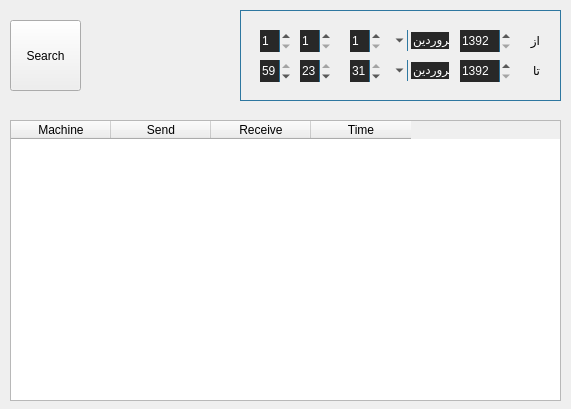
<?xml version="1.0" encoding="UTF-8"?>
<ui version="4.0">
 <class>VReportWindow</class>
 <widget class="QWidget" name="VReportWindow">
  <property name="geometry">
   <rect>
    <x>0</x>
    <y>0</y>
    <width>571</width>
    <height>409</height>
   </rect>
  </property>
  <property name="windowTitle">
   <string>Report</string>
  </property>
  <widget class="QFrame" name="frmDateTime">
   <property name="geometry">
    <rect>
     <x>240</x>
     <y>10</y>
     <width>321</width>
     <height>91</height>
    </rect>
   </property>
   <property name="minimumSize">
    <size>
     <width>0</width>
     <height>0</height>
    </size>
   </property>
   <property name="maximumSize">
    <size>
     <width>16777215</width>
     <height>16777215</height>
    </size>
   </property>
   <property name="palette">
    <palette>
     <active>
      <colorrole role="Base">
       <brush brushstyle="SolidPattern">
        <color alpha="255">
         <red>40</red>
         <green>40</green>
         <blue>40</blue>
        </color>
       </brush>
      </colorrole>
      <colorrole role="Window">
       <brush brushstyle="SolidPattern">
        <color alpha="255">
         <red>60</red>
         <green>154</green>
         <blue>207</blue>
        </color>
       </brush>
      </colorrole>
     </active>
     <inactive>
      <colorrole role="Base">
       <brush brushstyle="SolidPattern">
        <color alpha="255">
         <red>40</red>
         <green>40</green>
         <blue>40</blue>
        </color>
       </brush>
      </colorrole>
      <colorrole role="Window">
       <brush brushstyle="SolidPattern">
        <color alpha="255">
         <red>60</red>
         <green>154</green>
         <blue>207</blue>
        </color>
       </brush>
      </colorrole>
     </inactive>
     <disabled>
      <colorrole role="Base">
       <brush brushstyle="SolidPattern">
        <color alpha="255">
         <red>60</red>
         <green>154</green>
         <blue>207</blue>
        </color>
       </brush>
      </colorrole>
      <colorrole role="Window">
       <brush brushstyle="SolidPattern">
        <color alpha="255">
         <red>60</red>
         <green>154</green>
         <blue>207</blue>
        </color>
       </brush>
      </colorrole>
     </disabled>
    </palette>
   </property>
   <property name="frameShape">
    <enum>QFrame::StyledPanel</enum>
   </property>
   <property name="frameShadow">
    <enum>QFrame::Raised</enum>
   </property>
   <widget class="QSpinBox" name="spbYear">
    <property name="geometry">
     <rect>
      <x>220</x>
      <y>20</y>
      <width>51</width>
      <height>22</height>
     </rect>
    </property>
    <property name="palette">
     <palette>
      <active>
       <colorrole role="Text">
        <brush brushstyle="SolidPattern">
         <color alpha="255">
          <red>255</red>
          <green>255</green>
          <blue>255</blue>
         </color>
        </brush>
       </colorrole>
      </active>
      <inactive>
       <colorrole role="Text">
        <brush brushstyle="SolidPattern">
         <color alpha="255">
          <red>255</red>
          <green>255</green>
          <blue>255</blue>
         </color>
        </brush>
       </colorrole>
      </inactive>
      <disabled>
       <colorrole role="Text">
        <brush brushstyle="SolidPattern">
         <color alpha="255">
          <red>169</red>
          <green>167</green>
          <blue>167</blue>
         </color>
        </brush>
       </colorrole>
      </disabled>
     </palette>
    </property>
    <property name="toolTip">
     <string>سال</string>
    </property>
    <property name="frame">
     <bool>false</bool>
    </property>
    <property name="prefix">
     <string/>
    </property>
    <property name="minimum">
     <number>1392</number>
    </property>
    <property name="maximum">
     <number>1400</number>
    </property>
   </widget>
   <widget class="QSpinBox" name="spbDay">
    <property name="geometry">
     <rect>
      <x>110</x>
      <y>20</y>
      <width>31</width>
      <height>22</height>
     </rect>
    </property>
    <property name="palette">
     <palette>
      <active>
       <colorrole role="Text">
        <brush brushstyle="SolidPattern">
         <color alpha="255">
          <red>255</red>
          <green>255</green>
          <blue>255</blue>
         </color>
        </brush>
       </colorrole>
      </active>
      <inactive>
       <colorrole role="Text">
        <brush brushstyle="SolidPattern">
         <color alpha="255">
          <red>255</red>
          <green>255</green>
          <blue>255</blue>
         </color>
        </brush>
       </colorrole>
      </inactive>
      <disabled>
       <colorrole role="Text">
        <brush brushstyle="SolidPattern">
         <color alpha="255">
          <red>169</red>
          <green>167</green>
          <blue>167</blue>
         </color>
        </brush>
       </colorrole>
      </disabled>
     </palette>
    </property>
    <property name="toolTip">
     <string>روز</string>
    </property>
    <property name="frame">
     <bool>false</bool>
    </property>
    <property name="minimum">
     <number>1</number>
    </property>
    <property name="maximum">
     <number>31</number>
    </property>
   </widget>
   <widget class="QSpinBox" name="spbHour">
    <property name="geometry">
     <rect>
      <x>60</x>
      <y>20</y>
      <width>31</width>
      <height>22</height>
     </rect>
    </property>
    <property name="palette">
     <palette>
      <active>
       <colorrole role="Text">
        <brush brushstyle="SolidPattern">
         <color alpha="255">
          <red>255</red>
          <green>255</green>
          <blue>255</blue>
         </color>
        </brush>
       </colorrole>
      </active>
      <inactive>
       <colorrole role="Text">
        <brush brushstyle="SolidPattern">
         <color alpha="255">
          <red>255</red>
          <green>255</green>
          <blue>255</blue>
         </color>
        </brush>
       </colorrole>
      </inactive>
      <disabled>
       <colorrole role="Text">
        <brush brushstyle="SolidPattern">
         <color alpha="255">
          <red>169</red>
          <green>167</green>
          <blue>167</blue>
         </color>
        </brush>
       </colorrole>
      </disabled>
     </palette>
    </property>
    <property name="toolTip">
     <string>ساعت</string>
    </property>
    <property name="frame">
     <bool>false</bool>
    </property>
    <property name="minimum">
     <number>1</number>
    </property>
    <property name="maximum">
     <number>23</number>
    </property>
    <property name="value">
     <number>1</number>
    </property>
   </widget>
   <widget class="QSpinBox" name="spbMinute">
    <property name="geometry">
     <rect>
      <x>20</x>
      <y>20</y>
      <width>31</width>
      <height>22</height>
     </rect>
    </property>
    <property name="palette">
     <palette>
      <active>
       <colorrole role="Text">
        <brush brushstyle="SolidPattern">
         <color alpha="255">
          <red>255</red>
          <green>255</green>
          <blue>255</blue>
         </color>
        </brush>
       </colorrole>
      </active>
      <inactive>
       <colorrole role="Text">
        <brush brushstyle="SolidPattern">
         <color alpha="255">
          <red>255</red>
          <green>255</green>
          <blue>255</blue>
         </color>
        </brush>
       </colorrole>
      </inactive>
      <disabled>
       <colorrole role="Text">
        <brush brushstyle="SolidPattern">
         <color alpha="255">
          <red>169</red>
          <green>167</green>
          <blue>167</blue>
         </color>
        </brush>
       </colorrole>
      </disabled>
     </palette>
    </property>
    <property name="toolTip">
     <string>دقیقه</string>
    </property>
    <property name="frame">
     <bool>false</bool>
    </property>
    <property name="minimum">
     <number>1</number>
    </property>
    <property name="maximum">
     <number>59</number>
    </property>
    <property name="value">
     <number>1</number>
    </property>
   </widget>
   <widget class="QSpinBox" name="spbYear2">
    <property name="geometry">
     <rect>
      <x>220</x>
      <y>50</y>
      <width>51</width>
      <height>22</height>
     </rect>
    </property>
    <property name="palette">
     <palette>
      <active>
       <colorrole role="Text">
        <brush brushstyle="SolidPattern">
         <color alpha="255">
          <red>255</red>
          <green>255</green>
          <blue>255</blue>
         </color>
        </brush>
       </colorrole>
      </active>
      <inactive>
       <colorrole role="Text">
        <brush brushstyle="SolidPattern">
         <color alpha="255">
          <red>255</red>
          <green>255</green>
          <blue>255</blue>
         </color>
        </brush>
       </colorrole>
      </inactive>
      <disabled>
       <colorrole role="Text">
        <brush brushstyle="SolidPattern">
         <color alpha="255">
          <red>169</red>
          <green>167</green>
          <blue>167</blue>
         </color>
        </brush>
       </colorrole>
      </disabled>
     </palette>
    </property>
    <property name="toolTip">
     <string>سال</string>
    </property>
    <property name="frame">
     <bool>false</bool>
    </property>
    <property name="minimum">
     <number>1392</number>
    </property>
    <property name="maximum">
     <number>1400</number>
    </property>
   </widget>
   <widget class="QSpinBox" name="spbDay2">
    <property name="geometry">
     <rect>
      <x>110</x>
      <y>50</y>
      <width>31</width>
      <height>22</height>
     </rect>
    </property>
    <property name="palette">
     <palette>
      <active>
       <colorrole role="Text">
        <brush brushstyle="SolidPattern">
         <color alpha="255">
          <red>255</red>
          <green>255</green>
          <blue>255</blue>
         </color>
        </brush>
       </colorrole>
      </active>
      <inactive>
       <colorrole role="Text">
        <brush brushstyle="SolidPattern">
         <color alpha="255">
          <red>255</red>
          <green>255</green>
          <blue>255</blue>
         </color>
        </brush>
       </colorrole>
      </inactive>
      <disabled>
       <colorrole role="Text">
        <brush brushstyle="SolidPattern">
         <color alpha="255">
          <red>169</red>
          <green>167</green>
          <blue>167</blue>
         </color>
        </brush>
       </colorrole>
      </disabled>
     </palette>
    </property>
    <property name="toolTip">
     <string>روز</string>
    </property>
    <property name="frame">
     <bool>false</bool>
    </property>
    <property name="minimum">
     <number>1</number>
    </property>
    <property name="maximum">
     <number>31</number>
    </property>
    <property name="value">
     <number>31</number>
    </property>
   </widget>
   <widget class="QSpinBox" name="spbHour2">
    <property name="geometry">
     <rect>
      <x>60</x>
      <y>50</y>
      <width>31</width>
      <height>22</height>
     </rect>
    </property>
    <property name="palette">
     <palette>
      <active>
       <colorrole role="Text">
        <brush brushstyle="SolidPattern">
         <color alpha="255">
          <red>255</red>
          <green>255</green>
          <blue>255</blue>
         </color>
        </brush>
       </colorrole>
      </active>
      <inactive>
       <colorrole role="Text">
        <brush brushstyle="SolidPattern">
         <color alpha="255">
          <red>255</red>
          <green>255</green>
          <blue>255</blue>
         </color>
        </brush>
       </colorrole>
      </inactive>
      <disabled>
       <colorrole role="Text">
        <brush brushstyle="SolidPattern">
         <color alpha="255">
          <red>169</red>
          <green>167</green>
          <blue>167</blue>
         </color>
        </brush>
       </colorrole>
      </disabled>
     </palette>
    </property>
    <property name="toolTip">
     <string>ساعت</string>
    </property>
    <property name="frame">
     <bool>false</bool>
    </property>
    <property name="minimum">
     <number>1</number>
    </property>
    <property name="maximum">
     <number>23</number>
    </property>
    <property name="value">
     <number>23</number>
    </property>
   </widget>
   <widget class="QSpinBox" name="spbMinute2">
    <property name="geometry">
     <rect>
      <x>20</x>
      <y>50</y>
      <width>31</width>
      <height>22</height>
     </rect>
    </property>
    <property name="palette">
     <palette>
      <active>
       <colorrole role="Text">
        <brush brushstyle="SolidPattern">
         <color alpha="255">
          <red>255</red>
          <green>255</green>
          <blue>255</blue>
         </color>
        </brush>
       </colorrole>
      </active>
      <inactive>
       <colorrole role="Text">
        <brush brushstyle="SolidPattern">
         <color alpha="255">
          <red>255</red>
          <green>255</green>
          <blue>255</blue>
         </color>
        </brush>
       </colorrole>
      </inactive>
      <disabled>
       <colorrole role="Text">
        <brush brushstyle="SolidPattern">
         <color alpha="255">
          <red>169</red>
          <green>167</green>
          <blue>167</blue>
         </color>
        </brush>
       </colorrole>
      </disabled>
     </palette>
    </property>
    <property name="toolTip">
     <string>دقیقه</string>
    </property>
    <property name="frame">
     <bool>false</bool>
    </property>
    <property name="minimum">
     <number>1</number>
    </property>
    <property name="maximum">
     <number>59</number>
    </property>
    <property name="value">
     <number>59</number>
    </property>
   </widget>
   <widget class="QComboBox" name="cmbMonth">
    <property name="geometry">
     <rect>
      <x>150</x>
      <y>20</y>
      <width>61</width>
      <height>21</height>
     </rect>
    </property>
    <property name="palette">
     <palette>
      <active>
       <colorrole role="Text">
        <brush brushstyle="SolidPattern">
         <color alpha="255">
          <red>255</red>
          <green>255</green>
          <blue>255</blue>
         </color>
        </brush>
       </colorrole>
      </active>
      <inactive>
       <colorrole role="Text">
        <brush brushstyle="SolidPattern">
         <color alpha="255">
          <red>255</red>
          <green>255</green>
          <blue>255</blue>
         </color>
        </brush>
       </colorrole>
      </inactive>
      <disabled>
       <colorrole role="Text">
        <brush brushstyle="SolidPattern">
         <color alpha="255">
          <red>169</red>
          <green>167</green>
          <blue>167</blue>
         </color>
        </brush>
       </colorrole>
      </disabled>
     </palette>
    </property>
    <property name="toolTip">
     <string>ماه</string>
    </property>
    <property name="layoutDirection">
     <enum>Qt::RightToLeft</enum>
    </property>
    <property name="editable">
     <bool>true</bool>
    </property>
    <property name="frame">
     <bool>false</bool>
    </property>
    <item>
     <property name="text">
      <string>فروردین</string>
     </property>
    </item>
    <item>
     <property name="text">
      <string>اردیبهشت</string>
     </property>
    </item>
    <item>
     <property name="text">
      <string>خرداد</string>
     </property>
    </item>
    <item>
     <property name="text">
      <string>تیر</string>
     </property>
    </item>
    <item>
     <property name="text">
      <string>مرداد</string>
     </property>
    </item>
    <item>
     <property name="text">
      <string>شهریور</string>
     </property>
    </item>
    <item>
     <property name="text">
      <string>مهر</string>
     </property>
    </item>
    <item>
     <property name="text">
      <string>آبان</string>
     </property>
    </item>
    <item>
     <property name="text">
      <string>آذر</string>
     </property>
    </item>
    <item>
     <property name="text">
      <string>دی</string>
     </property>
    </item>
    <item>
     <property name="text">
      <string>بهمن</string>
     </property>
    </item>
    <item>
     <property name="text">
      <string>اسفند</string>
     </property>
    </item>
   </widget>
   <widget class="QComboBox" name="cmbMonth2">
    <property name="geometry">
     <rect>
      <x>150</x>
      <y>50</y>
      <width>61</width>
      <height>21</height>
     </rect>
    </property>
    <property name="palette">
     <palette>
      <active>
       <colorrole role="Text">
        <brush brushstyle="SolidPattern">
         <color alpha="255">
          <red>255</red>
          <green>255</green>
          <blue>255</blue>
         </color>
        </brush>
       </colorrole>
      </active>
      <inactive>
       <colorrole role="Text">
        <brush brushstyle="SolidPattern">
         <color alpha="255">
          <red>255</red>
          <green>255</green>
          <blue>255</blue>
         </color>
        </brush>
       </colorrole>
      </inactive>
      <disabled>
       <colorrole role="Text">
        <brush brushstyle="SolidPattern">
         <color alpha="255">
          <red>169</red>
          <green>167</green>
          <blue>167</blue>
         </color>
        </brush>
       </colorrole>
      </disabled>
     </palette>
    </property>
    <property name="toolTip">
     <string>ماه</string>
    </property>
    <property name="layoutDirection">
     <enum>Qt::RightToLeft</enum>
    </property>
    <property name="editable">
     <bool>true</bool>
    </property>
    <property name="frame">
     <bool>false</bool>
    </property>
    <item>
     <property name="text">
      <string>فروردین</string>
     </property>
    </item>
    <item>
     <property name="text">
      <string>اردیبهشت</string>
     </property>
    </item>
    <item>
     <property name="text">
      <string>خرداد</string>
     </property>
    </item>
    <item>
     <property name="text">
      <string>تیر</string>
     </property>
    </item>
    <item>
     <property name="text">
      <string>مرداد</string>
     </property>
    </item>
    <item>
     <property name="text">
      <string>شهریور</string>
     </property>
    </item>
    <item>
     <property name="text">
      <string>مهر</string>
     </property>
    </item>
    <item>
     <property name="text">
      <string>آبان</string>
     </property>
    </item>
    <item>
     <property name="text">
      <string>آذر</string>
     </property>
    </item>
    <item>
     <property name="text">
      <string>دی</string>
     </property>
    </item>
    <item>
     <property name="text">
      <string>بهمن</string>
     </property>
    </item>
    <item>
     <property name="text">
      <string>اسفند</string>
     </property>
    </item>
   </widget>
   <widget class="QLabel" name="lblThanTime">
    <property name="geometry">
     <rect>
      <x>280</x>
      <y>20</y>
      <width>20</width>
      <height>20</height>
     </rect>
    </property>
    <property name="text">
     <string>از</string>
    </property>
   </widget>
   <widget class="QLabel" name="lblUntilTime">
    <property name="geometry">
     <rect>
      <x>280</x>
      <y>50</y>
      <width>20</width>
      <height>20</height>
     </rect>
    </property>
    <property name="text">
     <string>تا</string>
    </property>
   </widget>
  </widget>
  <widget class="QPushButton" name="pushButton">
   <property name="geometry">
    <rect>
     <x>10</x>
     <y>20</y>
     <width>71</width>
     <height>71</height>
    </rect>
   </property>
   <property name="text">
    <string>Search</string>
   </property>
  </widget>
  <widget class="QTableWidget" name="tableWidget">
   <property name="geometry">
    <rect>
     <x>10</x>
     <y>120</y>
     <width>551</width>
     <height>281</height>
    </rect>
   </property>
   <column>
    <property name="text">
     <string>Machine</string>
    </property>
   </column>
   <column>
    <property name="text">
     <string>Send</string>
    </property>
   </column>
   <column>
    <property name="text">
     <string>Receive</string>
    </property>
   </column>
   <column>
    <property name="text">
     <string>Time</string>
    </property>
   </column>
  </widget>
 </widget>
 <resources/>
 <connections/>
</ui>
